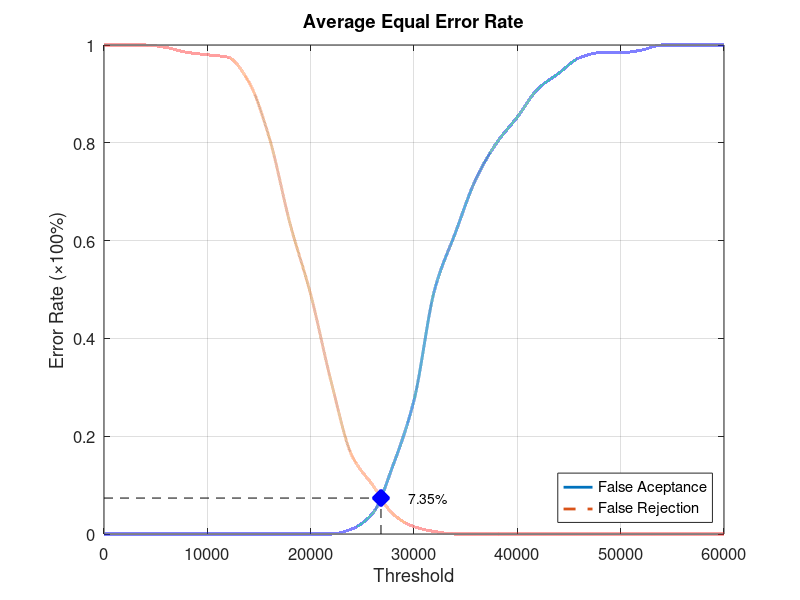
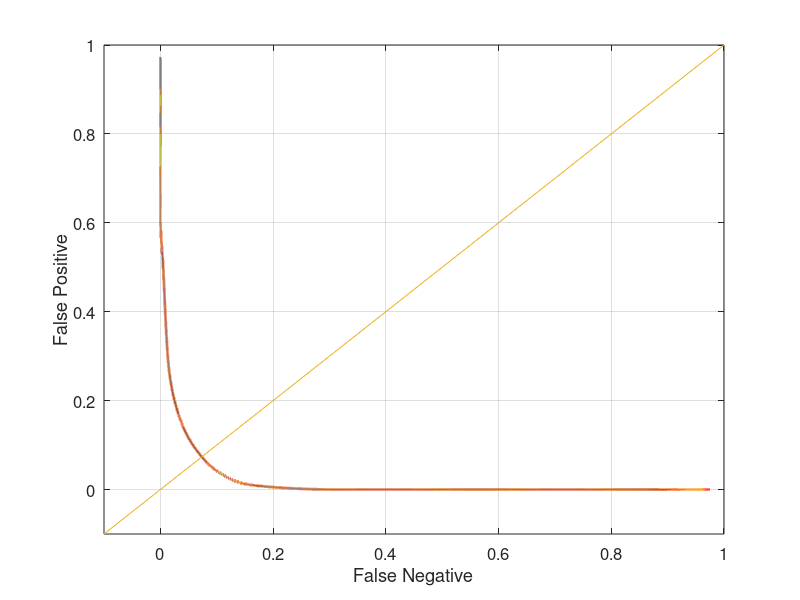

Here is the MATLAB script that generated these plots, in order:
function yEER = Database5_2
close all;
clear;
clc;
x = 0:2000:60000;
xq = 0:0.5:60000;

y0 = [0 0 0 0 0 0 0 0 0 0 0 0 0.0105263 0.0421053 0.142105 0.273684 0.5 0.615789 0.726316 0.8 0.852632 0.910526 0.942105 0.973684 0.984211 0.984211 0.989474 1 1 1 1];
yy0 = interp1(x, y0, xq, 'pchip');
y1 = [1 1 1 0.995 0.985 0.98 0.975 0.925 0.81 0.635 0.49 0.31 0.16 0.1 0.04 0.015 0.005 0 0 0 0 0 0 0 0 0 0 0 0 0 0];
yy1 = interp1(x, y1, xq, 'pchip');

% Calculating EER: 
y2 = abs(y0 - y1);
find(y2 == min(y2))
yy2 = abs(yy0 - yy1);
xEER = find(yy2 == min(yy2));
xEERIndex = xq(xEER) % X-axis EER
yEER = yy0(xEER) % Y-axis EER

main = figure
plot(xq, yy0,'-','LineWidth', 2);	hold on
plot(xq, yy1,'--','LineWidth', 2);	hold on
plot([xEERIndex xEERIndex], [0 yEER], 'k--');	hold on
plot([0 xEERIndex], [yEER yEER], 'k--');	hold on
plot(xEERIndex, yEER, 'bx', 'LineWidth', 10);	hold on
text(xEERIndex + 10 * xEERIndex / 100, yEER, [num2str(round((10000 * yEER)) / 100) '%'])
legend('False Aceptance', 'False Rejection', 'Location', 'SouthEast')
xlabel('Threshold')
ylabel('Error Rate (\times100%)')
title('Average Equal Error Rate')
set(gca, 'FontSize', 12)
axis([0 60000 0 1])
grid on

print(main, 'Database5_2Main', '-dpng');
FNRxFPR = figure('Color', [1 1 1]);
plot(yy1, yy0, '-', yy1, yy0, 'LineWidth', 2);
hold on
y = -0.1:0.1:1
plot(y, y); 
set(gca, 'FontSize', 12)
xlabel('False Negative')
ylabel('False Positive')
axis([-0.1 1 -0.1 1])
set(gca, 'FontSize', 12)
grid on

print(FNRxFPR, 'Database5_2FNRxFPR','-dpng');
end
